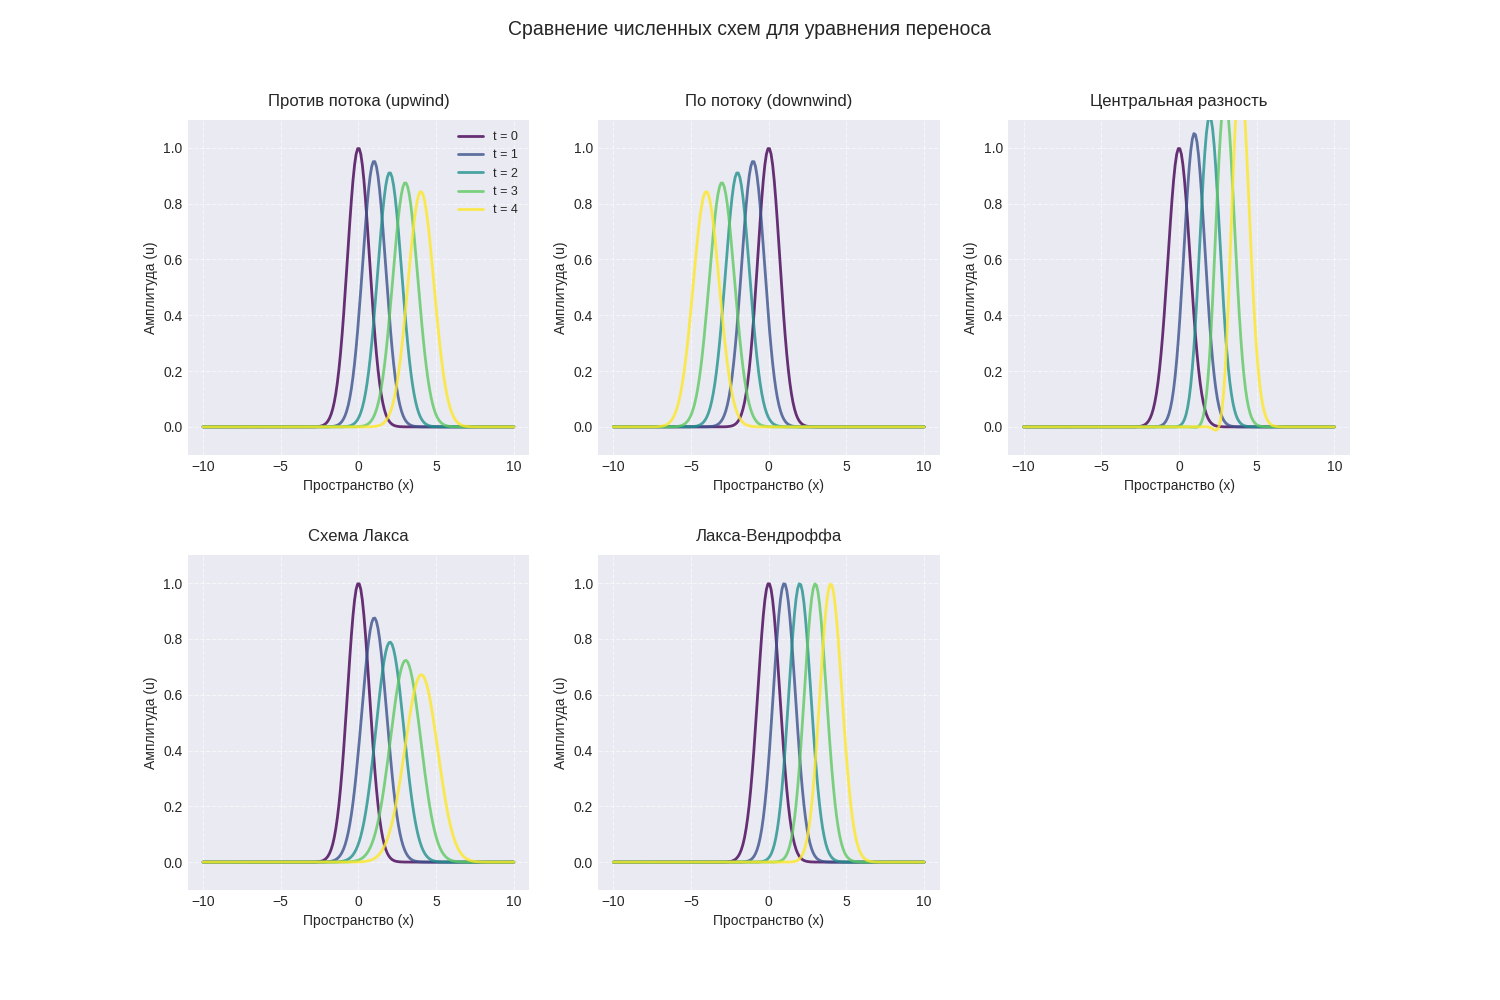

Reproduce this figure in Python.
import numpy as np
import matplotlib.pyplot as plt
from matplotlib.gridspec import GridSpec
from scipy import stats

def initial_condition(x):
    return np.exp(-x**2)

def analytical_solution(x, t, a=1.0):
    """Аналитическое решение уравнения переноса для начального условия exp(-x^2)"""
    return np.exp(-(x - a*t)**2)

def solve_scheme(scheme, x, t_max, tau, h, a):
    Nx = len(x)
    Nt = int(t_max / tau)
    u = np.zeros((Nt + 1, Nx))
    u[0, :] = initial_condition(x)

    if scheme == "upwind":
        for n in range(Nt):
            u[n+1, 1:] = u[n, 1:] - (a * tau / h) * (u[n, 1:] - u[n, :-1])
            u[n+1, 0] = u[n, 0]
            
    elif scheme == "downwind":
        for n in range(Nt):
            u[n+1, :-1] = u[n, :-1] + (a * tau / h) * (u[n, 1:] - u[n, :-1])
            u[n+1, -1] = u[n, -1]
            
    elif scheme == "central":
        for n in range(Nt):
            u[n+1, 1:-1] = u[n, 1:-1] - (a * tau / (2*h)) * (u[n, 2:] - u[n, :-2])
            u[n+1, 0] = u[n, 0]
            u[n+1, -1] = u[n, -1]
            
    elif scheme == "lax":
        for n in range(Nt):
            u[n+1, 1:-1] = 0.5*(u[n, 2:] + u[n, :-2]) - (a * tau / (2*h)) * (u[n, 2:] - u[n, :-2])
            u[n+1, 0] = u[n, 0]
            u[n+1, -1] = u[n, -1]
            
    elif scheme == "lax_wendroff":
        c = a * tau / h
        for n in range(Nt):
            u[n+1, 1:-1] = (u[n, 1:-1] - 0.5*c*(u[n, 2:] - u[n, :-2]) + 
                            0.5*c**2*(u[n, 2:] - 2*u[n, 1:-1] + u[n, :-2]))
            u[n+1, 0] = u[n, 0]
            u[n+1, -1] = u[n, -1]

    return u

def calculate_errors(u_numerical, x, t, h, a=1.0):
    """Вычисление различных норм ошибки"""
    u_analytical = analytical_solution(x, t, a)
    error = u_numerical - u_analytical
    
    # L2 норма ошибки
    l2_error = np.sqrt(h * np.sum(error**2))
    
    # Максимальная ошибка
    max_error = np.max(np.abs(error))
    
    # Норма L1
    l1_error = h * np.sum(np.abs(error))
    
    return l2_error, max_error, l1_error

# Параметры исследования
x_min, x_max = -10, 10
a = 1.0
t_max = 4
schemes = {
    "upwind": "По потоку (downwind)",
    "downwind": "Против потока (upwind)",
    "central": "Центральная разность",
    "lax": "Схема Лакса",
    "lax_wendroff": "Лакса-Вендроффа"
}

# Исследование зависимости ошибок от времени
def time_error_analysis():
    Nx = 200
    h = (x_max - x_min) / Nx
    x = np.linspace(x_min, x_max, Nx)
    tau = 0.05
    times = np.linspace(0.1, t_max, 20)
    
    plt.figure(figsize=(15, 10))
    plt.suptitle('Зависимость ошибок от времени при фиксированном шаге сетки', y=0.95)
    
    for i, (scheme_key, scheme_name) in enumerate(schemes.items()):
        l2_errors = []
        max_errors = []
        l1_errors = []
        
        for t in times:
            solution = solve_scheme(scheme_key, x, t, tau, h, a)
            u_numerical = solution[-1, :]
            l2_err, max_err, l1_err = calculate_errors(u_numerical, x, t, h, a)
            l2_errors.append(l2_err)
            max_errors.append(max_err)
            l1_errors.append(l1_err)
        
        plt.subplot(2, 3, i+1)
        plt.plot(times, l2_errors, 'o-', label='L2 ошибка')
        plt.plot(times, max_errors, 's--', label='Макс. ошибка')
        plt.plot(times, l1_errors, '^:', label='L1 ошибка')
        plt.title(scheme_name)
        plt.xlabel('Время')
        plt.ylabel('Ошибка')
        plt.grid(True, alpha=0.3)
        plt.legend()
        plt.yscale('log')
    
    plt.tight_layout()
    plt.savefig('3-time-err.png')
    # plt.show()

# Исследование зависимости ошибок от шага сетки
def convergence_analysis():
    t_fixed = 1.0
    # Nxs = [100, 200, 400, 800, 1600]  # Увеличиваем диапазон сеток
    Nxs = [400, 800, 1600, 3200, 6400]
    schemes_params = {
        "upwind": {"cfl": 0.9, "order": -1},
        "downwind": {"cfl": 0.1, "order": 1},
        "central": {"cfl": 0.01, "order": -1},
        "lax": {"cfl": 0.8, "order": 2},
        "lax_wendroff": {"cfl": 0.8, "order": 2}
    }
    
    plt.figure(figsize=(12, 8))
    
    for scheme_key, scheme_name in schemes.items():
        l2_errors = []
        hs = []
        
        for Nx in Nxs:
            h = (x_max - x_min) / Nx
            tau = schemes_params[scheme_key]["cfl"] * h / a
            
            x = np.linspace(x_min, x_max, Nx)
            solution = solve_scheme(scheme_key, x, t_fixed, tau, h, a)
            u_numerical = solution[-1, :]
            u_analytical = analytical_solution(x, t_fixed, a)
            error = u_numerical - u_analytical
            # l2_error = np.sqrt(h * np.sum(error**2))
            l2_error = np.max(h*error)
            l2_errors.append(l2_error)
            hs.append(h)
        
        # Анализ только для устойчивых схем
        if schemes_params[scheme_key]["order"] > 0:
            log_h = np.log(np.array(hs))
            log_err = np.log(np.array(l2_errors))
            slope, intercept = np.polyfit(log_h, log_err, 1)
            
            # Теоретический порядок
            theoretical_order = schemes_params[scheme_key]["order"]
            
            plt.loglog(hs, l2_errors, 'o-', 
                     label=f'{scheme_name}\nНаблюдаемый порядок: {slope:.2f}\nТеоретический: {theoretical_order}')
        # else:
            # plt.loglog(hs, l2_errors, 'x--', 
            #          label=f'{scheme_name}\n(неустойчивая схема)')
        
        # plt.errorbar(log_h, log_err, 0, 0, 'o--', 
        #               label=f'{scheme_name}\nНаблюдаемый порядок: {slope:.2f}\nТеоретический: {theoretical_order}')

        print(f"\nСхема: {scheme_name}")
        print("Шаги h:", [f"{x:.4f}" for x in hs])
        print("Ошибки:", [f"{x:.6f}" for x in l2_errors])
    
    plt.title(f'Анализ сходимости (t={t_fixed})', fontsize=14)
    plt.xlabel('Шаг сетки h', fontsize=12)
    plt.ylabel('Ошибка', fontsize=12)
    plt.grid(True, which="both", ls="--", alpha=0.5)
    plt.legend(bbox_to_anchor=(1.05, 1), loc='upper left')
    plt.tight_layout()
    plt.savefig('3-2-3.png', bbox_inches='tight', dpi=300)
    # plt.show()

# Основная визуализация решений и ошибок
def main_visualization():
    Nx = 200
    h = (x_max - x_min) / Nx
    x = np.linspace(x_min, x_max, Nx)
    tau = 0.05
    times = [0, 1, 2, 3, 4]
    colors = plt.cm.viridis(np.linspace(0, 1, len(times)))

    plt.style.use('seaborn-darkgrid')
    fig = plt.figure(figsize=(18, 15), dpi=100)
    gs = GridSpec(3, 2, figure=fig, hspace=0.4, wspace=0.3)

    # Словарь для хранения ошибок
    errors = {scheme: {"L2": [], "Max": [], "L1": [], "times": []} for scheme in schemes}

    for idx, (scheme_key, scheme_name) in enumerate(schemes.items()):
        ax = fig.add_subplot(gs[idx//2, idx%2])
        
        solution = solve_scheme(scheme_key, x, max(times), tau, h, a)
        
        for i, t in enumerate(times):
            time_idx = int(t / tau)
            u_numerical = solution[time_idx, :]
            ax.plot(x, u_numerical, 
                    color=colors[i], 
                    linewidth=2,
                    alpha=0.8,
                    label=f't = {t}')
            
            # Вычисление ошибок (кроме t=0)
            if t > 0:
                l2_err, max_err, l1_err = calculate_errors(u_numerical, x, t, a)
                errors[scheme_key]["L2"].append(l2_err)
                errors[scheme_key]["Max"].append(max_err)
                errors[scheme_key]["L1"].append(l1_err)
                errors[scheme_key]["times"].append(t)
        
        # Добавляем аналитическое решение для сравнения
        for i, t in enumerate(times):
            ax.plot(x, analytical_solution(x, t), '--', 
                   color=colors[i], linewidth=1, alpha=0.3)
        
        ax.set_title(scheme_name, fontsize=12, pad=10)
        ax.set_xlabel('Пространство (x)', fontsize=10)
        ax.set_ylabel('Амплитуда (u)', fontsize=10)
        ax.set_ylim(-0.1, 1.1)
        ax.grid(True, linestyle='--', alpha=0.6)
        
        if idx == 0:
            ax.legend(fontsize=9, framealpha=1)

    # График ошибок
    ax_errors = fig.add_subplot(gs[2, :])
    markers = ['o', 's', '^', 'D', 'v']

    for i, (scheme_key, scheme_name) in enumerate(schemes.items()):
        if errors[scheme_key]["times"]:
            ax_errors.plot(errors[scheme_key]["times"], errors[scheme_key]["L2"], 
                          marker=markers[i], linestyle='-', 
                          label=f'{scheme_name} (L2)')
            ax_errors.plot(errors[scheme_key]["times"], errors[scheme_key]["Max"], 
                          marker=markers[i], linestyle='--', 
                          label=f'{scheme_name} (Max)', alpha=0.6)

    ax_errors.set_title('Зависимость ошибок от времени', fontsize=12, pad=10)
    ax_errors.set_xlabel('Время', fontsize=10)
    ax_errors.set_ylabel('Ошибка', fontsize=10)
    ax_errors.grid(True, linestyle='--', alpha=0.6)
    ax_errors.legend(fontsize=9, ncol=2)
    ax_errors.set_yscale('log')

    plt.suptitle('Сравнение численных схем для уравнения переноса с анализом ошибок', 
                 fontsize=14, y=0.98)

    plt.tight_layout()
    plt.savefig("3-3.png", bbox_inches='tight')
    # plt.show()

    # Вывод таблицы с ошибками
    print("\nТаблица ошибок в последний момент времени t=4:")
    print("{:<25} {:<15} {:<15} {:<15}".format("Схема", "L2 ошибка", "Макс. ошибка", "L1 ошибка"))
    for scheme_key in schemes:
        if errors[scheme_key]["times"]:
            last_idx = len(errors[scheme_key]["L2"]) - 1
            print("{:<25} {:<15.5f} {:<15.5f} {:<15.5f}".format(
                schemes[scheme_key],
                errors[scheme_key]["L2"][last_idx],
                errors[scheme_key]["Max"][last_idx],
                errors[scheme_key]["L1"][last_idx]))


# def time_step_convergence_analysis():
#     h_fixed = 0.01  # Фиксированный шаг по пространству
#     Nx = int((x_max - x_min) / h_fixed)
#     x = np.linspace(x_min, x_max, Nx)
    
#     # Отношения шагов по времени (τ = CFL * h / a)
#     CFL_ratios = [0.1, 0.05, 0.025, 0.0125, 0.00625]  
#     t_fixed = 1.0
    
#     schemes_params = {
#         "upwind": {"order": 1, "color": "blue"},
#         "lax": {"order": 1, "color": "green"},
#         "lax_wendroff": {"order": 2, "color": "red"}
#     }
    
#     plt.figure(figsize=(12, 8))
    
#     for scheme_key in schemes_params.keys():
#         l2_errors = []
#         taus = []
        
#         for CFL in CFL_ratios:
#             tau = CFL * h_fixed / a
#             solution = solve_scheme(scheme_key, x, t_fixed, tau, h_fixed, a)
#             u_numerical = solution[-1, :]
#             u_analytical = analytical_solution(x, t_fixed, a)
            
#             # Исключаем граничные точки
#             interior = slice(Nx//4, 3*Nx//4)
#             error = u_numerical[interior] - u_analytical[interior]
#             l2_error = np.max(h_fixed * error)
            
#             l2_errors.append(l2_error)
#             taus.append(tau)
        
#         # Линейная регрессия в логарифмических координатах
#         log_tau = np.log(np.array(taus))
#         log_err = np.log(np.array(l2_errors))
#         slope, intercept = np.polyfit(log_tau, log_err, 1)
        
#         plt.loglog(taus, l2_errors, 'o-', 
#                  color=schemes_params[scheme_key]["color"],
#                  label=f'{schemes[scheme_key]}\nНаблюдаемый порядок: {slope:.2f}\nТеоретический: {schemes_params[scheme_key]["order"]}')
        
#         print(f"\n{schemes[scheme_key]}:")
#         print(f"τ = {taus}")
#         print(f"L2 ошибки = {l2_errors}")

#     # Теоретические линии сходимости
#     x_ref = np.array([min(taus), max(taus)])
#     plt.loglog(x_ref, 0.1*x_ref**1, 'k--', label='Теор. порядок 1')
#     plt.loglog(x_ref, 0.1*x_ref**2, 'k:', label='Теор. порядок 2')
    
#     plt.title(f'Анализ сходимости по времени (h={h_fixed}, t={t_fixed})', fontsize=14)
#     plt.xlabel('Шаг по времени τ', fontsize=12)
#     plt.ylabel('L2 ошибка', fontsize=12)
#     plt.grid(True, which="both", ls="--", alpha=0.5)
#     plt.legend(bbox_to_anchor=(1.05, 1), loc='upper left')
#     plt.tight_layout()
#     plt.savefig('3-4.png', bbox_inches='tight', dpi=300)
#     # plt.show()

# Запуск всех исследований
if __name__ == "__main__":
    main_visualization()
    time_error_analysis()
    convergence_analysis()
    # time_step_convergence_analysis()
